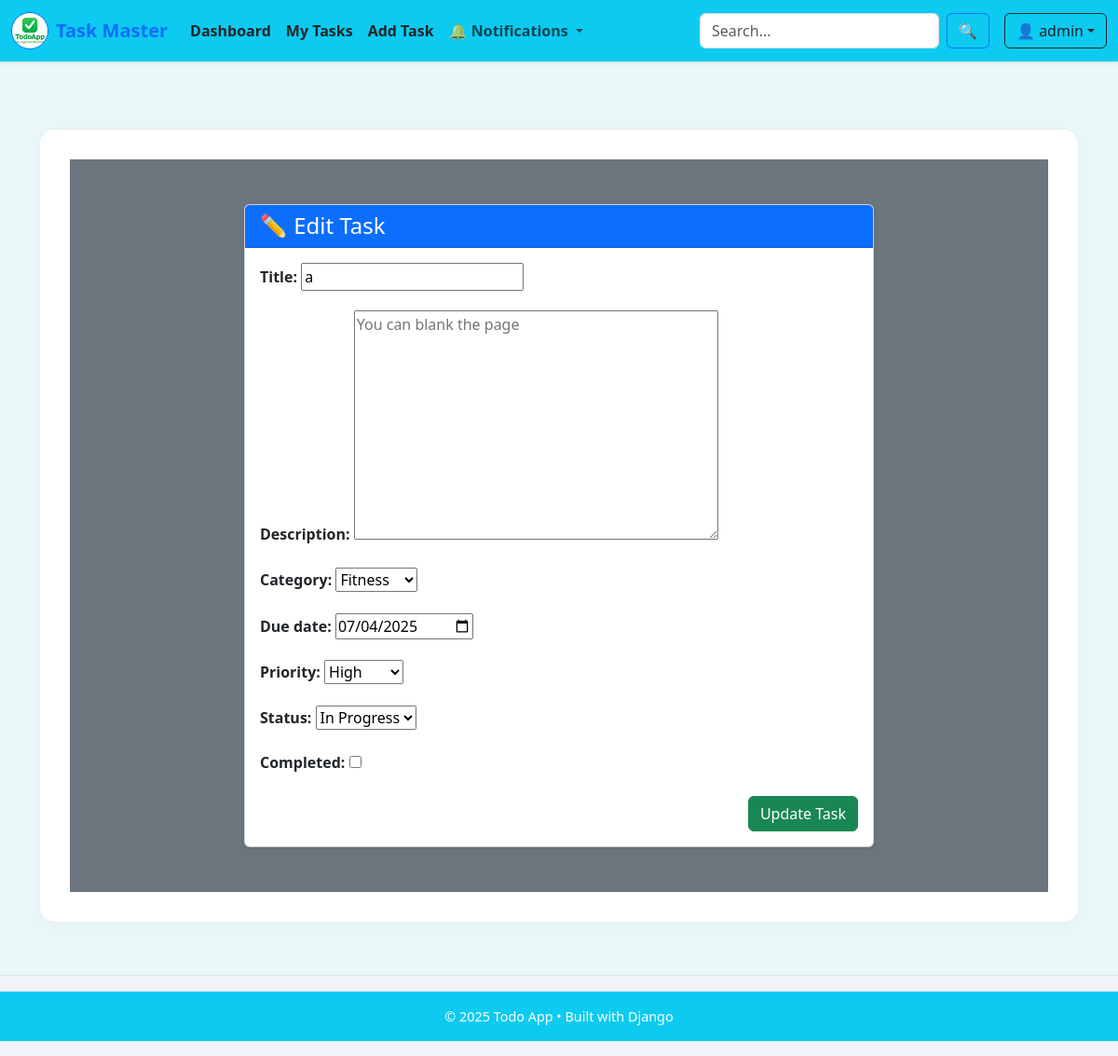
Before: /task/39/edit/ (signed in) with the older database file.
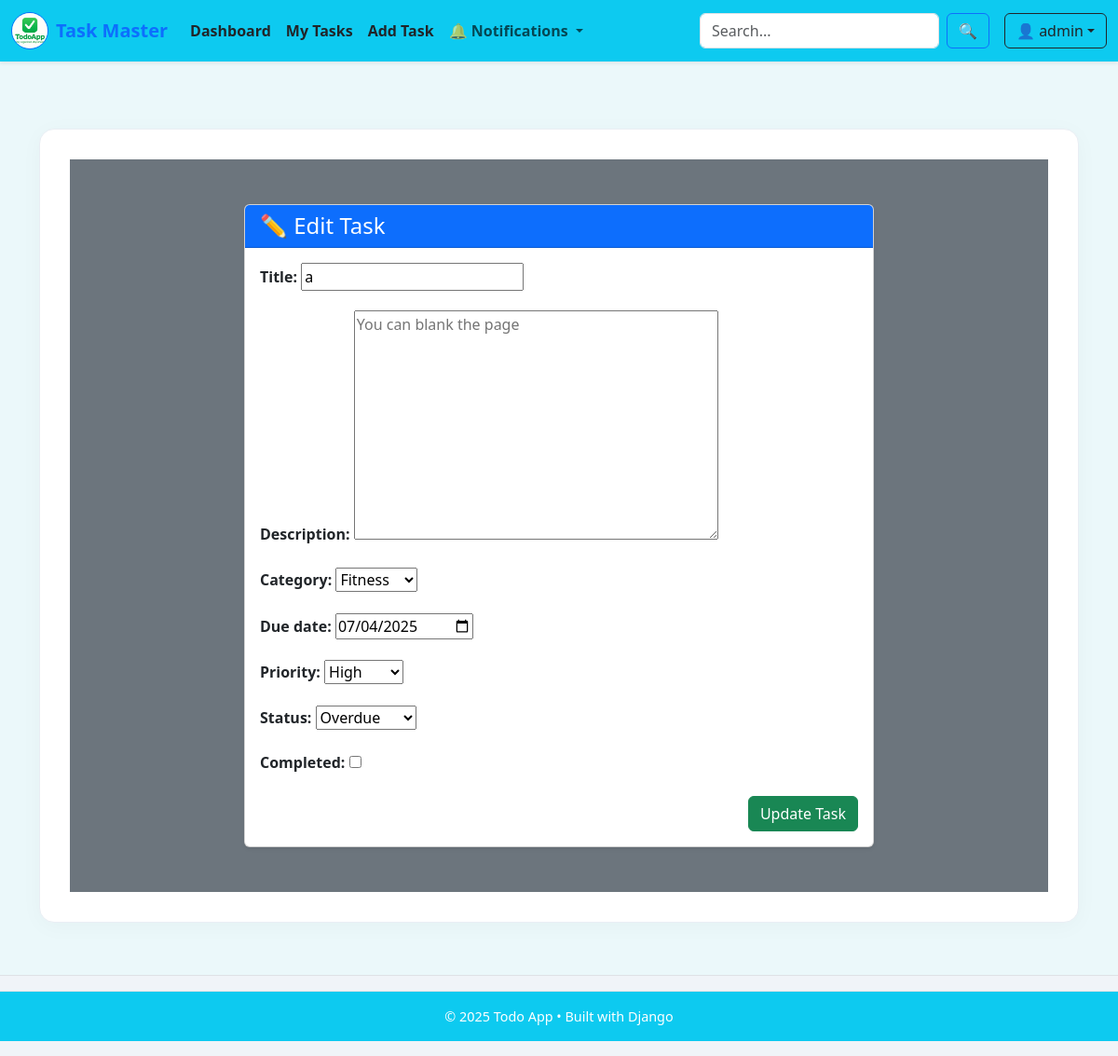
After: the same page with the newer database file.
### todos/models.py (models this page shows, shortened)
class Task(models.Model):
    PRIORITY_CHOICES = [
        ('L', 'Low'),
        ('M', 'Medium'),
        ('H', 'High'),
    ]
    STATUS_CHOICES = [
        ('P', 'Pending'),
        ('I', 'In Progress'),
        ('C', 'Completed'),
        ('O', 'Overdue'),
    ]
    title = models.CharField(max_length=200)
    description = models.TextField(blank=True)
    due_date = models.DateField(null=True, blank=True)
    completed = models.BooleanField(default=False)
    priority = models.CharField(max_length=1, choices=PRIORITY_CHOICES, default='M')
    status = models.CharField(max_length=1, choices=STATUS_CHOICES, default='I')
    category = models.ForeignKey(Category, on_delete=models.SET_NULL, null=True, blank=True, related_name='tasks',default='Study')
    user = models.ForeignKey(User, on_delete=models.CASCADE, related_name='tasks')
    created_at = models.DateTimeField(auto_now_add=True)
    updated_at = models.DateTimeField(auto_now=True)
    class Meta:
        ordering = ['-created_at']
        verbose_name_plural = "Tasks"

### todos/views.py (the view)
# urls.py: path('task/<int:pk>/edit/', views.edit_task_view, name='edit_task'),
@login_required
def edit_task_view(request, pk):
    task = get_object_or_404(Task, pk=pk, user=request.user)
    if request.method == 'POST':
        form = TaskForm(request.POST, instance=task)
        if form.is_valid():
            form.save()
            messages.success(request, "Task updated successfully!")
            return redirect('task_list')
    else:
        form = TaskForm(instance=task)
    return render(request, 'todos/create_task.html', {'form': form})

### todos/forms.py
class TaskForm(forms.ModelForm):
    class Meta:
        model = Task
        fields = ['title', 'description', 'category', 'due_date', 'priority', 'status', 'completed']
        widgets = {
            'description': forms.Textarea(attrs={'placeholder': 'You can blank the page'}),
            'due_date': forms.DateInput(attrs={'type': 'date'}),
        }

### todos/context_processors.py (called while the page is built)
def notification_context(request):
    if request.user.is_authenticated:
        return {
            'notifications': Notification.objects.filter(user=request.user, is_read=False)[:5]
        }
    return {}

### todos/models.py (called while the page is built)
    def __str__(self):
        return self.name

### todos/templates/todos/create_task.html (shortened to what this page needs)
{% extends 'todos/base.html' %}
{% load static %}
{% block content %}
<div class="container py-5 bg-secondary">
    <div class="row justify-content-center">
        <div class="col-md-8">
            <div class="card shadow-sm">
                <div class="card-header bg-primary text-white">
                    <h4 class="mb-0">
                        {% if form.instance.pk %}
                            ✏️ Edit Task
                        {% else %}
                            ➕ Create New Task
                        {% endif %}
                    </h4>
                </div>
                <div class="card-body">
                    <form method="post" novalidate>
                        {% for field in form %}
                            <div class="mb-3">
                                <label for="{{ field.id_for_label }}" class="form-label fw-semibold">
                                    {{ field.label }}:
                                </label>
                                {{ field }}
                            </div>
                        {% endfor %}
                        <div class="d-flex justify-content-end">
                            <button type="submit" class="btn btn-success">
                                {% if form.instance.pk %}Update Task{% else %}Create Task{% endif %}
                            </button>
                        </div>
                    </form>
                </div>
            </div>
        </div>
    </div>
</div>
{% endblock %}

Changed rows visible on the page:
changed Task "Fitness": status "In Progress" → "Overdue"
